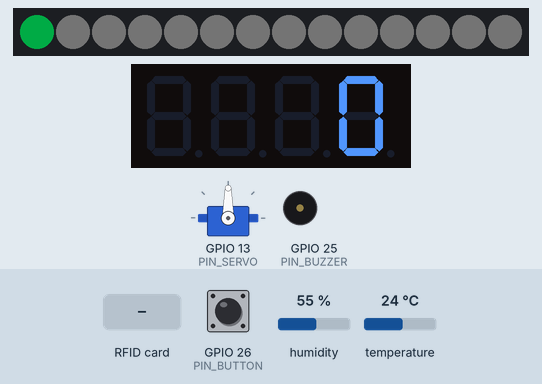
A sketch run on a simulated ESP32. Parts: 14 RGB LEDs in strip order, left to right, servo, 4-digit seven-segment display, buzzer (waves = sounding). Wiring (inferred from the names in the program): 2 × IR receiver: data GPIO 32 / data GPIO 33. Inputs (shaded band) come from the test bench; at power-on: GPIO 26 (PIN_BUTTON) HIGH, humidity 55 %, temperature 24 °C. Dim RGB values are drawn brighter than linear; WiFi joins after 1.5 s; servers stay silent unless stated; the local clock reads 2024-03-15 10:24:30 at power-on unless the sketch sets it; EEPROM starts erased; no MQTT or app messages arrive unless stated; what the sketch prints to the serial monitor is not drawn.

Above: at 1.2 s.
1.3 s: RFID card F4 F3 F2 F1 held to the reader
Timing chart, 0 to 4.3 s (numbered marks = the images above; inputs shaded):
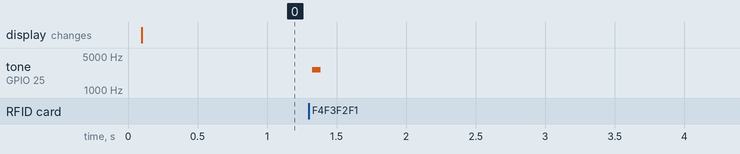

The sketch:

entry_node.ino
```cpp
// StoreGA 入口節點 entry-01
// 兩組紅外線判斷進出 → 場內人數；RFID 結帳；TM1637 顯示人數；WS2812 燈條顯示擁擠程度；
// SG90 閘門在自動模式下由板子自己決定（網路斷了也照樣限流）；DHT11 溫濕度。
// MQTT 主題與格式見 docs/mqtt.md。邏輯在 storega_core.h（已在電腦上單元測試）。
//
// 需要的函式庫（Arduino IDE → 程式庫管理員）：
//   PubSubClient (Nick O'Leary)、ArduinoJson 7.x (Benoit Blanchon)、TM1637Display (Avishay Orpaz)、
//   Adafruit NeoPixel、ESP32Servo (Kevin Harrington)、DHT sensor library + Adafruit Unified Sensor、MFRC522 (GithubCommunity)
// 開發板：ESP32 Dev Module（esp32 by Espressif 2.x 或 3.x）

#include <WiFi.h>
#include <PubSubClient.h>
#include <ArduinoJson.h>
#include <Preferences.h>
#include <SPI.h>
#include <MFRC522.h>
#include <TM1637Display.h>
#include <Adafruit_NeoPixel.h>
#include <ESP32Servo.h>
#include <DHT.h>
#include <time.h>
#include "config.h"
#include "storega_core.h"
#include "storega_net.h"

using namespace sga;

WiFiClient net;
PubSubClient mqtt(net);
Link link(mqtt);
Preferences prefs;
MFRC522 rfid(PIN_RFID_SS, PIN_RFID_RST);
TM1637Display tm(PIN_TM_CLK, PIN_TM_DIO);
Adafruit_NeoPixel strip(LED_COUNT, PIN_LED, NEO_GRB + NEO_KHZ800);
Servo gate;
DHT dht(PIN_DHT, DHT11);

DoorCounter door;
Store store;
DwellEstimator dwell;
CheckoutDebounce tap;
float temp = NAN, hum = NAN;
bool lastGateOpen = true, dirty = true;
uint32_t blinkUntil = 0, lastCounter = 0, lastStatus = 0, lastDht = 0, lastMqttTry = 0, lastSave = 0, buttonDown = 0;
int lastDay = -1, zeroDay = -1;
#ifndef CLOSE_HOUR
#define CLOSE_HOUR 22
#endif

const char* T_COUNTER = "sga/" NODE_ID "/counter";
const char* T_STATUS  = "sga/" NODE_ID "/status";
const char* T_EVENT   = "sga/" NODE_ID "/event";
const char* T_CMD     = "sga/" NODE_ID "/cmd";
const char* T_ACK     = "sga/" NODE_ID "/ack";

/* ---------- persistence: today's counters survive a reboot or power cut ---------- */
void saveState() {
  prefs.putUInt("in", store.in); prefs.putUInt("out", store.out); prefs.putUInt("co", store.checkout);
  prefs.putUShort("cap", store.capacity); prefs.putUChar("mode", (uint8_t)store.mode); prefs.putInt("day", lastDay);
}
void loadState() {
  store.in = prefs.getUInt("in", 0); store.out = prefs.getUInt("out", 0); store.checkout = prefs.getUInt("co", 0);
  store.capacity = prefs.getUShort("cap", DEFAULT_CAPACITY); store.mode = (GateMode)prefs.getUChar("mode", 0); lastDay = prefs.getInt("day", -1);
}

/* ---------- outputs ---------- */
uint8_t segFor(char c) {
  switch (c) {
    case 'F': return SEG_A | SEG_E | SEG_F | SEG_G;
    case 'U': return SEG_B | SEG_C | SEG_D | SEG_E | SEG_F;
    case 'L': return SEG_D | SEG_E | SEG_F;
    case ' ': return 0;
    default: return (c >= '0' && c <= '9') ? tm.encodeDigit(c - '0') : SEG_G;
  }
}
void drawDisplay(uint32_t now) {
  char txt[5]; displayText(txt, store.occupancy(), !store.gateOpen(), now);
  uint8_t segs[4]; for (int i = 0; i < 4; i++) segs[i] = segFor(txt[i]);
  tm.setSegments(segs);
}
void drawStrip(uint32_t now) {
  if (blinkUntil > now) {  // "閃燈" command: find this board on the shelf
    uint32_t c = (now / 160) % 2 ? strip.Color(255, 255, 255) : strip.Color(255, 149, 0);
    for (int i = 0; i < LED_COUNT; i++) strip.setPixelColor(i, c);
  } else {
    Bar b = ledBar(store.occupancy(), store.capacity, LED_COUNT);
    for (int i = 0; i < LED_COUNT; i++) strip.setPixelColor(i, i < b.lit ? strip.Color(b.color >> 16, (b.color >> 8) & 0xFF, b.color & 0xFF) : strip.Color(6, 6, 6));
  }
  strip.show();
}
void driveGate() {
  bool open = store.gateOpen();
  if (open != lastGateOpen) {
    gate.write(open ? SERVO_OPEN_DEG : SERVO_CLOSED_DEG);
    lastGateOpen = open; dirty = true;
    if (!open) tone(PIN_BUZZER, 2200, 120);
  }
}

/* ---------- MQTT ---------- */
void publishCounter() {
  char j[360]; counterJson(j, sizeof j, store, temp, hum, dwell.averageSec(store.in));
  link.publish(T_COUNTER, j, sizeof j); lastCounter = millis(); dirty = false;
}
void publishStatus() {
  char j[256]; statusJson(j, sizeof j, WiFi.RSSI(), WiFi.localIP().toString().c_str(), FW_VERSION, millis() / 1000, ESP.getFreeHeap(), resetReason());
  link.publish(T_STATUS, j, sizeof j); lastStatus = millis();
}
void onMessage(char* topic, byte* payload, unsigned int len) {
  JsonDocument doc;
  if (deserializeJson(doc, payload, len)) return;
  const char* action = doc["action"] | "";
  const char* id = doc["id"] | "";
  bool ok = true; const char* why = "";
  if (!strcmp(action, "gate")) { GateMode m; if (parseGateMode(doc["mode"] | "", m)) { store.mode = m; driveGate(); } else { ok = false; why = "mode must be auto/open/closed"; } }
  else if (!strcmp(action, "capacity")) { ok = store.setCapacity(doc["value"] | 0); if (!ok) why = "capacity must be 10-80"; }
  else if (!strcmp(action, "set_occupancy")) { ok = store.setOccupancy(doc["value"] | -1); if (!ok) why = "must be 0..today's entries"; }
  else if (!strcmp(action, "blink")) blinkUntil = millis() + (uint32_t)(doc["seconds"] | 4) * 1000;
  else if (!strcmp(action, "reboot")) { saveState(); link.ack(T_ACK, id, action, true); mqtt.loop(); delay(300); ESP.restart(); }
  else if (!strcmp(action, "reset_day")) { store.resetDay(); dwell.reset(); }
  else if (!strcmp(action, "threshold") || !strcmp(action, "calibrate")) return;  // Node-RED's business, not the board's
  else { ok = false; why = "unknown action"; }
  link.ack(T_ACK, id, action, ok, why);
  saveState(); dirty = true;  // echo the new mode/capacity so the dashboard shows what the board really uses
}
void ensureMqtt() {
  if (mqtt.connected() || WiFi.status() != WL_CONNECTED || millis() - lastMqttTry < 3000) return;
  lastMqttTry = millis();
  // last will: the broker announces we are gone if power or Wi-Fi drops
  if (link.connect("esp32-" NODE_ID, T_STATUS)) {
    mqtt.subscribe(T_CMD, 1);
    publishStatus(); publishCounter();
  }
}

/* ---------- midnight reset and closing-time correction (both need NTP) ---------- */
void checkNewDay() {
  struct tm t; if (!getLocalTime(&t, 10)) return;
  if (lastDay != -1 && t.tm_yday != lastDay) { store.resetDay(); dwell.reset(); dirty = true; }
  if (t.tm_yday != lastDay) { lastDay = t.tm_yday; saveState(); }
  // 30 minutes after closing the shop is empty: whatever the beams missed today is written off here, and reported
  if (t.tm_hour * 60 + t.tm_min >= CLOSE_HOUR * 60 + 30 && zeroDay != t.tm_yday) {
    zeroDay = t.tm_yday; int was = store.occupancy();
    if (was > 0 && store.setOccupancy(0)) { char j[96]; snprintf(j, sizeof j, "{\"type\":\"auto_zero\",\"was\":%d}", was); if (mqtt.connected()) link.publish(T_EVENT, j, sizeof j); saveState(); dirty = true; }
  }
}

void setup() {
  Serial.begin(115200);
  pinMode(PIN_IR_A, INPUT_PULLUP); pinMode(PIN_IR_B, INPUT_PULLUP); pinMode(PIN_BUTTON, INPUT_PULLUP);
  prefs.begin("storega", false); loadState();
  tm.setBrightness(5); strip.begin(); strip.setBrightness(60);
  gate.setPeriodHertz(50); gate.attach(PIN_SERVO, 500, 2400); lastGateOpen = !store.gateOpen(); driveGate();
  SPI.begin(); rfid.PCD_Init(); dht.begin();
  WiFi.mode(WIFI_STA); WiFi.setAutoReconnect(true); WiFi.begin(WIFI_SSID, WIFI_PASSWORD);
  configTime(TZ_OFFSET_SEC, 0, "pool.ntp.org", "time.stdtime.gov.tw");
  mqtt.setServer(MQTT_HOST, MQTT_PORT); mqtt.setBufferSize(512); mqtt.setCallback(onMessage);
  startWatchdog();
  Serial.printf("StoreGA %s v%s  場內 %d / %d  （上次重開：%s）\n", NODE_ID, FW_VERSION, store.occupancy(), store.capacity, resetReason());
}

void loop() {
  feedWatchdog();
  uint32_t now = millis();
  // beams read LOW when broken
  DoorEvent ev = door.update(digitalRead(PIN_IR_A) == LOW, digitalRead(PIN_IR_B) == LOW, now);
  if (ev != DoorEvent::None) { store.apply(ev); dirty = true; if (ev == DoorEvent::In) tone(PIN_BUZZER, 1800, 30); }
  dwell.tick(store.occupancy(), now);

  if (rfid.PICC_IsNewCardPresent() && rfid.PICC_ReadCardSerial()) {
    if (tap.accept(rfid.uid.uidByte, rfid.uid.size, now)) { store.checkout++; dirty = true; tone(PIN_BUZZER, 2600, 60); }
    rfid.PICC_HaltA();
  }
  // calibration button: hold 1 s, Node-RED recalculates k against the door count
  if (digitalRead(PIN_BUTTON) == LOW) { if (!buttonDown) buttonDown = now; }
  else if (buttonDown) { if (now - buttonDown > 1000 && mqtt.connected()) { char j[96] = "{\"type\":\"button\",\"action\":\"calibrate\"}"; link.publish(T_EVENT, j, sizeof j); } buttonDown = 0; }

  if (now - lastDht > 5000) { lastDht = now; float t = dht.readTemperature(), h = dht.readHumidity(); if (!isnan(t)) temp = t; if (!isnan(h)) hum = h; checkNewDay(); }

  driveGate(); drawDisplay(now); drawStrip(now);
  ensureMqtt(); mqtt.loop(); handleOta("storega-" NODE_ID, saveState);
  if (mqtt.connected()) {
    if (dirty && now - lastCounter > 250) publishCounter();   // changes go out at once (rate-limited)
    else if (now - lastCounter > 2000) publishCounter();      // otherwise every 2 s
    if (now - lastStatus > 5000) publishStatus();
  }
  if (now - lastSave > 30000) { lastSave = now; saveState(); }
}
```

sha256.h
```cpp
// Portable SHA-256 (FIPS 180-4). No Arduino or mbedtls dependency so the same code
// runs on the ESP32 and in the host-side unit tests (firmware/test).
#pragma once
#include <stdint.h>
#include <stddef.h>
#include <string.h>

namespace sga {

struct Sha256 {
  uint32_t h[8];
  uint8_t buf[64];
  uint64_t len = 0;
  size_t n = 0;

  Sha256() { reset(); }
  void reset() {
    static const uint32_t init[8] = {0x6a09e667, 0xbb67ae85, 0x3c6ef372, 0xa54ff53a, 0x510e527f, 0x9b05688c, 0x1f83d9ab, 0x5be0cd19};
    memcpy(h, init, sizeof h); len = 0; n = 0;
  }
  static uint32_t ror(uint32_t x, int r) { return (x >> r) | (x << (32 - r)); }
  void block(const uint8_t* p) {
    static const uint32_t K[64] = {
      0x428a2f98,0x71374491,0xb5c0fbcf,0xe9b5dba5,0x3956c25b,0x59f111f1,0x923f82a4,0xab1c5ed5,0xd807aa98,0x12835b01,0x243185be,0x550c7dc3,
      0x72be5d74,0x80deb1fe,0x9bdc06a7,0xc19bf174,0xe49b69c1,0xefbe4786,0x0fc19dc6,0x240ca1cc,0x2de92c6f,0x4a7484aa,0x5cb0a9dc,0x76f988da,
      0x983e5152,0xa831c66d,0xb00327c8,0xbf597fc7,0xc6e00bf3,0xd5a79147,0x06ca6351,0x14292967,0x27b70a85,0x2e1b2138,0x4d2c6dfc,0x53380d13,
      0x650a7354,0x766a0abb,0x81c2c92e,0x92722c85,0xa2bfe8a1,0xa81a664b,0xc24b8b70,0xc76c51a3,0xd192e819,0xd6990624,0xf40e3585,0x106aa070,
      0x19a4c116,0x1e376c08,0x2748774c,0x34b0bcb5,0x391c0cb3,0x4ed8aa4a,0x5b9cca4f,0x682e6ff3,0x748f82ee,0x78a5636f,0x84c87814,0x8cc70208,
      0x90befffa,0xa4506ceb,0xbef9a3f7,0xc67178f2};
    uint32_t w[64];
    for (int i = 0; i < 16; i++) w[i] = (uint32_t)p[i*4] << 24 | (uint32_t)p[i*4+1] << 16 | (uint32_t)p[i*4+2] << 8 | p[i*4+3];
    for (int i = 16; i < 64; i++) {
      uint32_t s0 = ror(w[i-15], 7) ^ ror(w[i-15], 18) ^ (w[i-15] >> 3);
      uint32_t s1 = ror(w[i-2], 17) ^ ror(w[i-2], 19) ^ (w[i-2] >> 10);
      w[i] = w[i-16] + s0 + w[i-7] + s1;
    }
    uint32_t a = h[0], b = h[1], c = h[2], d = h[3], e = h[4], f = h[5], g = h[6], k = h[7];
    for (int i = 0; i < 64; i++) {
      uint32_t t1 = k + (ror(e, 6) ^ ror(e, 11) ^ ror(e, 25)) + ((e & f) ^ (~e & g)) + K[i] + w[i];
      uint32_t t2 = (ror(a, 2) ^ ror(a, 13) ^ ror(a, 22)) + ((a & b) ^ (a & c) ^ (b & c));
      k = g; g = f; f = e; e = d + t1; d = c; c = b; b = a; a = t1 + t2;
    }
    h[0] += a; h[1] += b; h[2] += c; h[3] += d; h[4] += e; h[5] += f; h[6] += g; h[7] += k;
  }
  void update(const void* data, size_t size) {
    const uint8_t* p = (const uint8_t*)data;
    len += size;
    while (size--) { buf[n++] = *p++; if (n == 64) { block(buf); n = 0; } }
  }
  void finish(uint8_t out[32]) {
    uint64_t bits = len * 8;
    uint8_t pad = 0x80; update(&pad, 1);
    uint8_t z = 0; while (n != 56) update(&z, 1);
    for (int i = 7; i >= 0; i--) { uint8_t b = (uint8_t)(bits >> (i * 8)); update(&b, 1); }
    for (int i = 0; i < 8; i++) { out[i*4] = h[i] >> 24; out[i*4+1] = h[i] >> 16; out[i*4+2] = h[i] >> 8; out[i*4+3] = h[i]; }
  }
};

}  // namespace sga
```

storega_net.h
```cpp
// StoreGA · the network side both sketches share: MQTT login, stamped publishing, command acks, watchdog, OTA.
// Uses Arduino/ESP32 APIs, so it is only syntax-checked against firmware/test/mock; the pure logic stays in storega_core.h.
#pragma once
#include <WiFi.h>
#include <PubSubClient.h>
#include <esp_system.h>
#include <esp_task_wdt.h>
#include <sys/time.h>
#ifdef OTA_PASSWORD
#include <ArduinoOTA.h>
#endif
#include "storega_core.h"

#ifndef MQTT_USER
#define MQTT_USER ""
#endif
#ifndef MQTT_PASS
#define MQTT_PASS ""
#endif
#ifndef WDT_SEC
#define WDT_SEC 15
#endif

namespace sga {

class Link {
 public:
  explicit Link(PubSubClient& m) : mqtt_(m) {}
  /* ms since 1970 once NTP has set the clock, else 0 (the receiver then skips the latency sample) */
  static uint64_t nowMs() {
    struct timeval tv; gettimeofday(&tv, nullptr);
    return tv.tv_sec > 1600000000 ? (uint64_t)tv.tv_sec * 1000 + tv.tv_usec / 1000 : 0;
  }
  /* every message gets seq + ts, so the receiver can count losses and measure latency */
  bool publish(const char* topic, char* json, size_t cap) {
    if (stampJson(json, cap, ++seq_, nowMs()) < 0) return false;
    return mqtt_.publish(topic, json);
  }
  /* log in when MQTT_USER is set; the last will lets the broker announce us when power or Wi-Fi drops */
  bool connect(const char* clientId, const char* willTopic) {
    if (*MQTT_USER) return mqtt_.connect(clientId, MQTT_USER, MQTT_PASS, willTopic, 1, false, "{\"online\":false}");
    return mqtt_.connect(clientId, willTopic, 1, false, "{\"online\":false}");
  }
  /* commands that carry an "id" get an answer on sga/<node>/ack: arrived, applied or refused (and why) */
  void ack(const char* topic, const char* id, const char* action, bool ok, const char* reason = "") {
    if (!id || !*id) return;
    char j[200]; ackJson(j, sizeof j, id, action, ok, reason); publish(topic, j, sizeof j);
  }
 private:
  PubSubClient& mqtt_;
  uint32_t seq_ = 0;
};

/* task watchdog: if loop() stops running for WDT_SEC (a stuck sensor read, a deadlock), the chip restarts itself
   and the next status message says "reset":"watchdog" */
inline void startWatchdog() {
#if defined(ESP_ARDUINO_VERSION_MAJOR) && ESP_ARDUINO_VERSION_MAJOR >= 3
  esp_task_wdt_config_t c = {}; c.timeout_ms = WDT_SEC * 1000; c.idle_core_mask = 0; c.trigger_panic = true;
  if (esp_task_wdt_reconfigure(&c) != ESP_OK) esp_task_wdt_init(&c);
#else
  esp_task_wdt_init(WDT_SEC, true);
#endif
  esp_task_wdt_add(NULL);
}
inline void feedWatchdog() { esp_task_wdt_reset(); }
inline const char* resetReason() { return resetReasonName((int)esp_reset_reason()); }

/* over-the-air updates once Wi-Fi is up: Arduino IDE → 工具 → 連接埠 → storega-<node>（needs OTA_PASSWORD in config.h） */
inline void handleOta(const char* host, void (*beforeUpdate)()) {
#ifdef OTA_PASSWORD
  static bool started = false;
  if (!started && WiFi.status() == WL_CONNECTED) {
    ArduinoOTA.setHostname(host); ArduinoOTA.setPassword(OTA_PASSWORD);
    ArduinoOTA.onStart([beforeUpdate]() { if (beforeUpdate) beforeUpdate(); esp_task_wdt_delete(NULL); });  // an upload takes longer than the watchdog
    ArduinoOTA.begin(); started = true;
  }
  if (started) ArduinoOTA.handle();
#else
  (void)host; (void)beforeUpdate;
#endif
}

}  // namespace sga
```

config.example.h
```cpp
// 複製成 config.h 再填入你的網路設定（config.h 不會進 git）
#pragma once

#define WIFI_SSID      "your-wifi"
#define WIFI_PASSWORD  "your-password"
#define MQTT_HOST      "192.168.50.10"   // 跑 Node-RED 的電腦 IP
#define MQTT_PORT      1883
#define MQTT_USER      ""                // broker 有設帳號時填（npm run demo 的預設：device / storega-device）
#define MQTT_PASS      ""
#define OTA_PASSWORD   "change-me"       // 無線更新韌體的密碼；不需要 OTA 就刪掉這一行
#define NODE_ID        "entry-01"
#define FW_VERSION     "1.5.0"

// 接腳（ESP32 DevKit V1）
#define PIN_IR_A       32   // 外側紅外線（被遮斷 = LOW）
#define PIN_IR_B       33   // 內側紅外線
#define PIN_RFID_SS    5    // RC522：SCK 18、MISO 19、MOSI 23
#define PIN_RFID_RST   27
#define PIN_TM_CLK     22
#define PIN_TM_DIO     21
#define PIN_LED        4    // WS2812 資料線
#define LED_COUNT      14
#define PIN_SERVO      13   // SG90 訊號線
#define PIN_DHT        15
#define PIN_BUTTON     26   // 校正按鈕，另一腳接 GND
#define PIN_BUZZER     25   // 選用；沒有蜂鳴器就留空接腳

#define SERVO_OPEN_DEG    90
#define SERVO_CLOSED_DEG  0
#define DEFAULT_CAPACITY  40
#define TZ_OFFSET_SEC     (8 * 3600)   // 台灣 UTC+8，用來在午夜歸零
#define CLOSE_HOUR        22           // 打烊時間；之後 30 分鐘若場內還有人數，視為紅外線漏算而歸零並回報
```

Source omitted: storega_core.h (13211 bytes)

Measured:
- after the input at 1.3 s, tone on GPIO 25 (PIN_BUZZER): silent → 2600 Hz at once, → silent 0.06 s later
